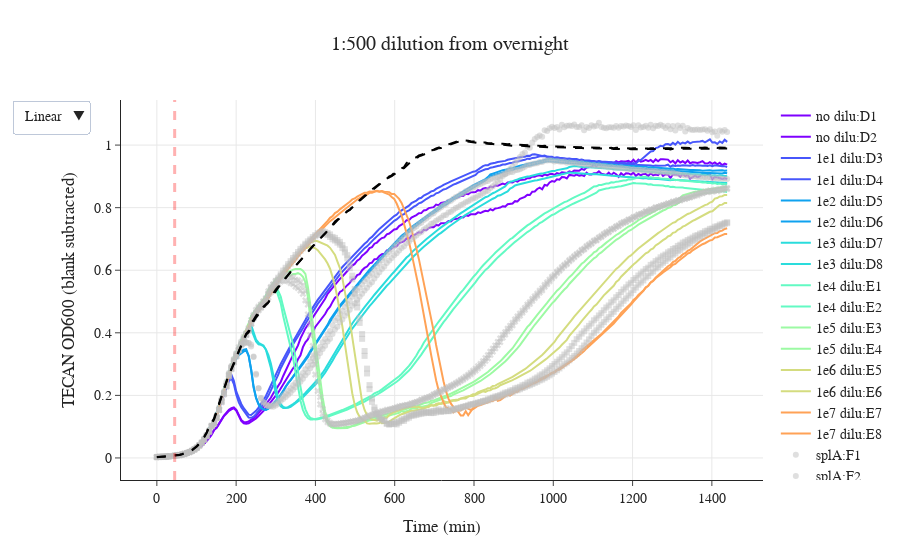

Source (notebook cell):
### Code cell
xdata = df.to_numpy()[0]/60;

labels = list(my_dict.keys())

fig = go.Figure()
k = 0;
for label_ in labels:
    for j in my_dict[label_]:
        fig.add_trace(go.Scatter(
        x=xdata,
        y=df.loc[j].to_numpy()-ymean,
        mode='lines', # Style name/legend entry with html tags
        name=label_+':'+j,
        line=dict(color=colors_hex[k]),# override default to connect the gaps
        ))
    k =k+1;

for spl in ['F1','F2']:
    fig.add_trace(go.Scatter(
            x=xdata,
            y=df.loc[spl].to_numpy()-ymean,
            mode='markers', # Style name/legend entry with html tags
            name='splA:'+spl,
            marker_color='rgba(192, 192, 192, 0.5)',
            marker_symbol='circle',
        ))    
    
for spl in ['F3','F4']:
    fig.add_trace(go.Scatter(
            x=xdata,
            y=df.loc[spl].to_numpy()-ymean,
            mode='markers', # Style name/legend entry with html tags
            name='splB:'+spl,
            marker_color='rgba(192, 192, 192, 0.5)',
            marker_symbol='x',
        ))    
    
for spl in ['F5','F6']:
    fig.add_trace(go.Scatter(
            x=xdata,
            y=df.loc[spl].to_numpy()-ymean,
            mode='markers', # Style name/legend entry with html tags
            name='splC:'+spl,
            marker_color='rgba(192, 192, 192, 0.5)',
            marker_symbol='square',
        ))   
    
for uninf in ['C7','C8']:
    fig.add_trace(go.Scatter(
            x=xdata,
            y=df.loc[uninf].to_numpy()-ymean,
            mode='lines', # Style name/legend entry with html tags
            name='uninf:'+uninf,
            line=dict(color='black',dash='dash'),# override default to connect the gaps
        ))

fig.add_vline(x=xdata[6], line_width=3, line_dash="dash", line_color="red")    

fig.update_layout(xaxis_title='Time (min)',\
                  yaxis_title='TECAN OD600 (blank subtracted)',\
                  updatemenus=[dict(\
                       buttons=[\
                                dict(label="Linear",  method="relayout", args=[{"yaxis.type": "linear"}]),\
                                dict(label="Log", method="relayout", args=[{"yaxis.type": "log"}]),\
                               ])])
fig.update_xaxes(showgrid=True)
fig.update_yaxes(showgrid=True)
fig.update_layout(title_text='1:500 dilution from overnight', title_x=0.5)
fig.layout.font.family = 'Arial'; fig.layout.font.size = 14

fig.show()
#fig.write_html("../data_240128/03_OD_nonblank_wt.html")

### Figure 1 — Plotly figure (JSON) as saved in the notebook; plotly's stock layout.template omitted (floating-point values rounded to 4 significant figures; data arrays with more than 128 entries replaced by an {"elided": "..."} marker saying what was removed)
{"data": [{"line": {"color": "#7f00ff"}, "mode": "lines", "name": "no dilu:D1", "type": "scatter", "x": {"elided": "231 float values"}, "y": {"elided": "231 float values"}}, {"line": {"color": "#7f00ff"}, "mode": "lines", "name": "no dilu:D2", "type": "scatter", "x": {"elided": "231 float values"}, "y": {"elided": "231 float values"}}, {"line": {"color": "#4756fb"}, "mode": "lines", "name": "1e1 dilu:D3", "type": "scatter", "x": {"elided": "231 float values"}, "y": {"elided": "231 float values"}}, {"line": {"color": "#4756fb"}, "mode": "lines", "name": "1e1 dilu:D4", "type": "scatter", "x": {"elided": "231 float values"}, "y": {"elided": "231 float values"}}, {"line": {"color": "#0fa2ef"}, "mode": "lines", "name": "1e2 dilu:D5", "type": "scatter", "x": {"elided": "231 float values"}, "y": {"elided": "231 float values"}}, {"line": {"color": "#0fa2ef"}, "mode": "lines", "name": "1e2 dilu:D6", "type": "scatter", "x": {"elided": "231 float values"}, "y": {"elided": "231 float values"}}, {"line": {"color": "#2adcdc"}, "mode": "lines", "name": "1e3 dilu:D7", "type": "scatter", "x": {"elided": "231 float values"}, "y": {"elided": "231 float values"}}, {"line": {"color": "#2adcdc"}, "mode": "lines", "name": "1e3 dilu:D8", "type": "scatter", "x": {"elided": "231 float values"}, "y": {"elided": "231 float values"}}, {"line": {"color": "#62fac3"}, "mode": "lines", "name": "1e4 dilu:E1", "type": "scatter", "x": {"elided": "231 float values"}, "y": {"elided": "231 float values"}}, {"line": {"color": "#62fac3"}, "mode": "lines", "name": "1e4 dilu:E2", "type": "scatter", "x": {"elided": "231 float values"}, "y": {"elided": "231 float values"}}, {"line": {"color": "#9cfaa3"}, "mode": "lines", "name": "1e5 dilu:E3", "type": "scatter", "x": {"elided": "231 float values"}, "y": {"elided": "231 float values"}}, {"line": {"color": "#9cfaa3"}, "mode": "lines", "name": "1e5 dilu:E4", "type": "scatter", "x": {"elided": "231 float values"}, "y": {"elided": "231 float values"}}, {"line": {"color": "#d4dc7f"}, "mode": "lines", "name": "1e6 dilu:E5", "type": "scatter", "x": {"elided": "231 float values"}, "y": {"elided": "231 float values"}}, {"line": {"color": "#d4dc7f"}, "mode": "lines", "name": "1e6 dilu:E6", "type": "scatter", "x": {"elided": "231 float values"}, "y": {"elided": "231 float values"}}, {"line": {"color": "#ffa256"}, "mode": "lines", "name": "1e7 dilu:E7", "type": "scatter", "x": {"elided": "231 float values"}, "y": {"elided": "231 float values"}}, {"line": {"color": "#ffa256"}, "mode": "lines", "name": "1e7 dilu:E8", "type": "scatter", "x": {"elided": "231 float values"}, "y": {"elided": "231 float values"}}, {"marker": {"color": "rgba(192, 192, 192, 0.5)", "symbol": "circle"}, "mode": "markers", "name": "splA:F1", "type": "scatter", "x": {"elided": "231 float values"}, "y": {"elided": "231 float values"}}, {"marker": {"color": "rgba(192, 192, 192, 0.5)", "symbol": "circle"}, "mode": "markers", "name": "splA:F2", "type": "scatter", "x": {"elided": "231 float values"}, "y": {"elided": "231 float values"}}, {"marker": {"color": "rgba(192, 192, 192, 0.5)", "symbol": "x"}, "mode": "markers", "name": "splB:F3", "type": "scatter", "x": {"elided": "231 float values"}, "y": {"elided": "231 float values"}}, {"marker": {"color": "rgba(192, 192, 192, 0.5)", "symbol": "x"}, "mode": "markers", "name": "splB:F4", "type": "scatter", "x": {"elided": "231 float values"}, "y": {"elided": "231 float values"}}, {"marker": {"color": "rgba(192, 192, 192, 0.5)", "symbol": "square"}, "mode": "markers", "name": "splC:F5", "type": "scatter", "x": {"elided": "231 float values"}, "y": {"elided": "231 float values"}}, {"marker": {"color": "rgba(192, 192, 192, 0.5)", "symbol": "square"}, "mode": "markers", "name": "splC:F6", "type": "scatter", "x": {"elided": "231 float values"}, "y": {"elided": "231 float values"}}, {"line": {"color": "black", "dash": "dash"}, "mode": "lines", "name": "uninf:C7", "type": "scatter", "x": {"elided": "231 float values"}, "y": {"elided": "231 float values"}}, {"line": {"color": "black", "dash": "dash"}, "mode": "lines", "name": "uninf:C8", "type": "scatter", "x": {"elided": "231 float values"}, "y": {"elided": "231 float values"}}], "layout": {"font": {"family": "Arial", "size": 14}, "shapes": [{"line": {"color": "red", "dash": "dash", "width": 3}, "type": "line", "x0": 44.95, "x1": 44.95, "xref": "x", "y0": 0, "y1": 1, "yref": "y domain"}], "title": {"text": "1:500 dilution from overnight", "x": 0.5}, "updatemenus": [{"buttons": [{"args": [{"yaxis.type": "linear"}], "label": "Linear", "method": "relayout"}, {"args": [{"yaxis.type": "log"}], "label": "Log", "method": "relayout"}]}], "xaxis": {"showgrid": true, "title": {"text": "Time (min)"}}, "yaxis": {"showgrid": true, "title": {"text": "TECAN OD600 (blank subtracted)"}}}}
